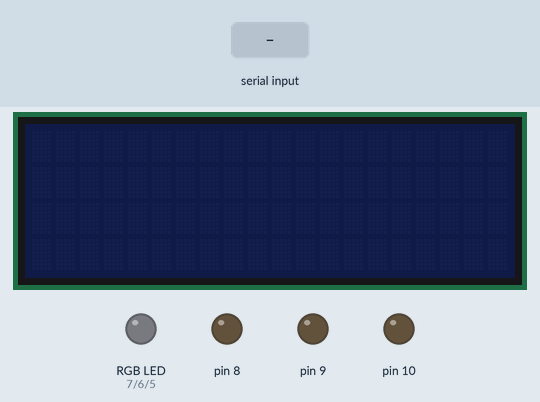
The sketch below on a simulated Arduino Uno, built with avr-gcc and run on an emulated ATmega328P. On the bench: 20×4 character LCD, an RGB LED mixed from three pins (HIGH = lit), output pins drawn as LEDs (lit = HIGH). Inputs (shaded band) come from the test bench. What the sketch prints to the serial monitor is not drawn.

Above: at 1.2 s.
1.3 s: "Disgusted" received over Serial
At 2.8 s:
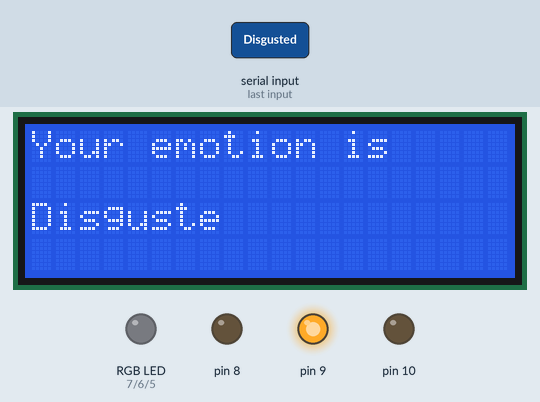
6.1 s: "Neutral" received over Serial
At 8.48 s:
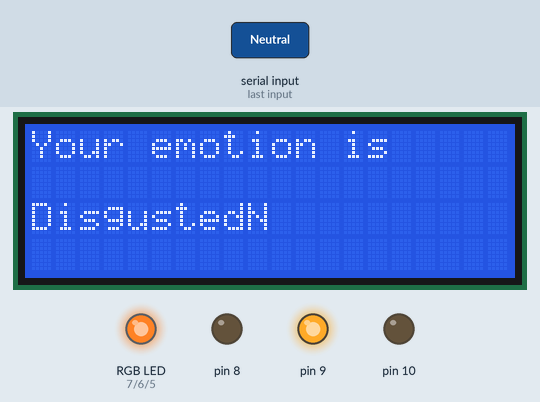
9.1 s: "Surprised" received over Serial
At 10.7 s:
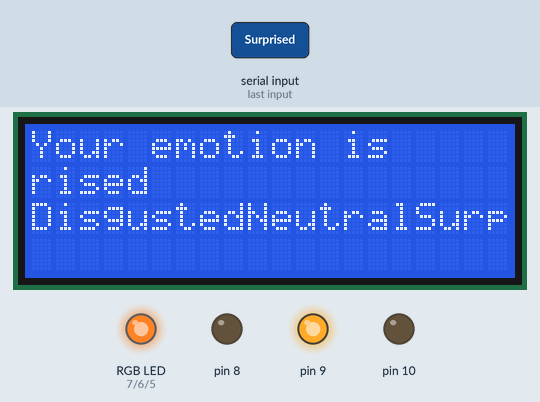
11.0 s: "Fearful" received over Serial
At 13.1 s:
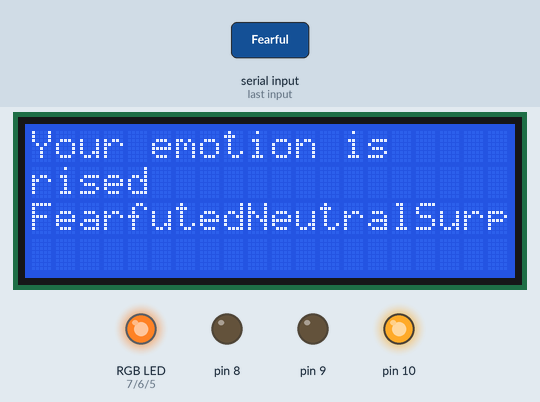
16.0 s: "Happy" received over Serial
At 18.8 s:
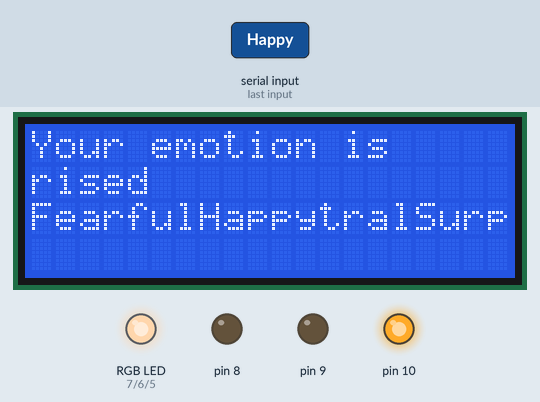
19.0 s: "Surprised" received over Serial
At 21.1 s:
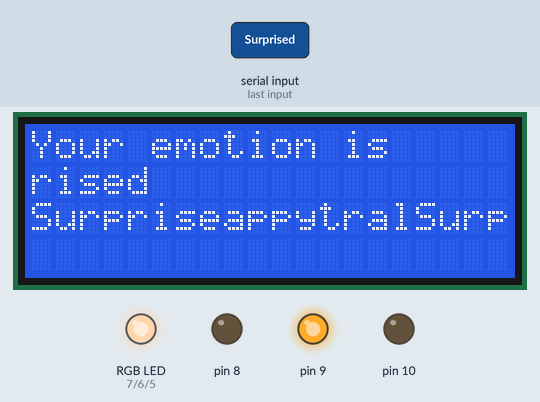
Timing chart, 0 to 24.5 s (numbered marks = the images above; inputs shaded):
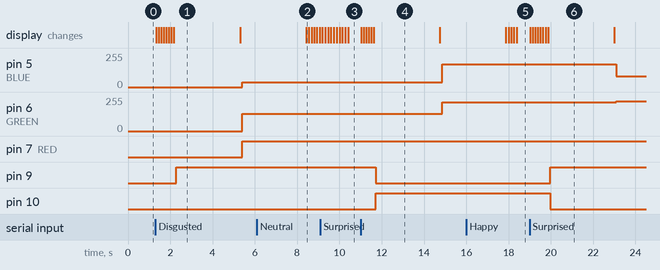

The sketch:

mood_light.ino
```cpp
#include <Wire.h>
#include <LiquidCrystal_I2C.h>

String receivedData = ""; // 수신된 데이터를 저장할 변수
LiquidCrystal_I2C lcd(0x27,20,4); // LCD 2004 I2C용 라이브러리
int RED = 7;
int GREEN = 6;
int BLUE = 5;

void setup() {
  pinMode(8, OUTPUT); // 신호등
  pinMode(9, OUTPUT);
  pinMode(10, OUTPUT);

  pinMode(RED, OUTPUT);   // LED 무드등
  pinMode(GREEN, OUTPUT);
  pinMode(BLUE, OUTPUT);

  lcd.init();         // LCD 초기화
  Serial.begin(9600);
}

void loop() {
  if (Serial.available() > 0) { // 시리얼 버퍼에 데이터가 있는지 확인
    String receivedData = ""; // 수신된 데이터를 저장할 문자열
    while (Serial.available() > 0) { // 시리얼 버퍼에 데이터가 있는 동안 반복
      char receivedChar = Serial.read(); // 바이트 읽기
      receivedData += receivedChar; // 읽은 바이트를 문자열에 추가

      if (receivedData.length() > 0) {
    Serial.print("값:");
    Serial.println(receivedData);
  }

  // 신호등 제어
  if (receivedData == "Happy") {
    digitalWrite(10, LOW);
    digitalWrite(9, LOW);
    digitalWrite(8, HIGH);
    delay(3000); // 3초후 다음 코드 실행
  } else if (receivedData == "Neutral") {
    digitalWrite(10, LOW);
    digitalWrite(9, LOW);
    digitalWrite(8, HIGH);
    delay(3000); // 3초후 다음 코드 실행
  } else if (receivedData == "Disgusted" || receivedData == "Surprised") {
    digitalWrite(10, LOW);
    digitalWrite(9, HIGH);
    digitalWrite(8, LOW);
    delay(3000); // 3초후 다음 코드 실행
  } else if (receivedData == "Angry" || receivedData == "Sad" || receivedData == "Fearful") {
    digitalWrite(10, HIGH);
    digitalWrite(9, LOW);
    digitalWrite(8, LOW);
    delay(3000); // 3초후 다음 코드 실행
  }

  // LCD 메시지 표시 후 딜레이
  lcd.backlight();
  lcd.setCursor(0,0); // 첫 번째 줄, 첫 번째 열
  lcd.print("Your emotion is");
  lcd.setCursor(0,2); // 세 번째 줄, 첫 번째 열
  lcd.print(receivedData); // 받은 감정 메시지 출력
  delay(100); // 3초후 다음 코드 실행

  // LED 무드등 제어

    //// happy
  if (receivedData == "Happy") {
    analogWrite(RED, 207);
    analogWrite(GREEN, 226);
    analogWrite(BLUE, 241);
    delay(3000);
    } // 3초후 다음 코드 실행

    //// Neutural
  else if (receivedData == "Neutral") {
    analogWrite(RED, 153);
    analogWrite(GREEN, 202);
    analogWrite(BLUE, 235);
    delay(3000); // 3초후 다음 코드 실행
  }


    //// Disgusted
  else if (receivedData == "Disgusted") {
    analogWrite(RED, 245);   // RED ON
    analogWrite(GREEN, 130);
    analogWrite(BLUE, 37);
    delay(3000); // 3초후 다음 코드 실행
  }

    //// Surprised
  else if (receivedData == "Surprised") {
    analogWrite(RED, 253);   // RED ON
    analogWrite(GREEN, 225);
    analogWrite(BLUE, 79);
    delay(3000); // 3초후 다음 코드 실행
  }

    //// Angry
  else if (receivedData == "Angry") {
    analogWrite(RED, 253);   // RED ON
    analogWrite(GREEN, 225);
    analogWrite(BLUE, 79);
    delay(3000); // 3초후 다음 코드 실행
  }

    //// Sad
  else if (receivedData == "Sad") {
    analogWrite(RED, 245);   // RED ON
    analogWrite(GREEN, 130);
    analogWrite(BLUE,37);
    delay(3000); // 3초후 다음 코드 실행
  }

    //// Fearful
  else if (receivedData == "Fearful") {
    analogWrite(RED, 255);   // RED ON
    analogWrite(GREEN, 214);
    analogWrite(BLUE, 172);
    delay(3000); // 3초후 다음 코드 실행
  }
}

    }
    // UTF-8로 인코딩된 문자열 출력
    Serial.println(receivedData);
  }
  // 수신된 데이터 출력
  
```

Measured:
- after the input at 1.3 s, pin 5 (BLUE): 0/255 → 37/255 after 4.1 s; pin 6 (GREEN): 0/255 → 130/255 after 4.1 s; pin 7 (RED): LOW → HIGH after 4.1 s; pin 9: LOW → HIGH after 0.97 s; the display: first changes at once (image 1 shows a later state)
- after the input at 6.1 s, the display: changes after 2.3 s (image 2)
- after the input at 9.1 s, the display: first differs from a run without the input after 0.23 s (image 3 shows a later state)
- after the input at 11.0 s, pin 5 (BLUE): 37/255 → 172/255 after 3.9 s; pin 6 (GREEN): 130/255 → 214/255 after 3.9 s; pin 9: HIGH → LOW after 0.73 s; pin 10: LOW → HIGH after 0.73 s; the display: first changes at once (image 4 shows a later state)
- after the input at 16.0 s, the display: first changes after 1.9 s (image 5 shows a later state)
- after the input at 19.0 s, pin 5 (BLUE): 172/255 → 79/255 after 4.1 s; pin 6 (GREEN): 214/255 → 225/255 after 4.1 s; pin 9: LOW → HIGH after 0.97 s; pin 10: HIGH → LOW after 0.97 s; the display: first changes at once (image 6 shows a later state)
